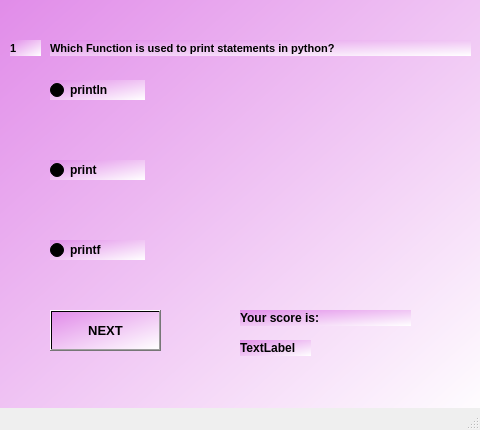
<?xml version="1.0" encoding="UTF-8"?>
<ui version="4.0">
 <class>MainWindow0</class>
 <widget class="QMainWindow" name="MainWindow0">
  <property name="geometry">
   <rect>
    <x>0</x>
    <y>0</y>
    <width>480</width>
    <height>430</height>
   </rect>
  </property>
  <property name="windowTitle">
   <string>MainWindow</string>
  </property>
  <widget class="QWidget" name="centralwidget">
   <widget class="QWidget" name="widget" native="true">
    <property name="geometry">
     <rect>
      <x>0</x>
      <y>0</y>
      <width>480</width>
      <height>430</height>
     </rect>
    </property>
    <property name="styleSheet">
     <string notr="true">background-color:qlineargradient(spread:pad, x1:0, y1:0, x2:1, y2:1, stop:0 rgba(225, 140, 233, 255), stop:1 rgba(255, 255, 255, 255))</string>
    </property>
    <widget class="QLabel" name="label">
     <property name="geometry">
      <rect>
       <x>10</x>
       <y>40</y>
       <width>31</width>
       <height>16</height>
      </rect>
     </property>
     <property name="font">
      <font>
       <pointsize>8</pointsize>
       <weight>75</weight>
       <bold>true</bold>
      </font>
     </property>
     <property name="text">
      <string>1</string>
     </property>
    </widget>
    <widget class="QLabel" name="label_2">
     <property name="geometry">
      <rect>
       <x>50</x>
       <y>40</y>
       <width>421</width>
       <height>16</height>
      </rect>
     </property>
     <property name="font">
      <font>
       <pointsize>8</pointsize>
       <weight>75</weight>
       <bold>true</bold>
      </font>
     </property>
     <property name="text">
      <string>Which Function is used to print statements in python?</string>
     </property>
    </widget>
    <widget class="QRadioButton" name="radioButton">
     <property name="geometry">
      <rect>
       <x>50</x>
       <y>80</y>
       <width>95</width>
       <height>20</height>
      </rect>
     </property>
     <property name="font">
      <font>
       <weight>75</weight>
       <bold>true</bold>
      </font>
     </property>
     <property name="text">
      <string>println</string>
     </property>
    </widget>
    <widget class="QRadioButton" name="radioButton_2">
     <property name="geometry">
      <rect>
       <x>50</x>
       <y>160</y>
       <width>95</width>
       <height>20</height>
      </rect>
     </property>
     <property name="font">
      <font>
       <weight>75</weight>
       <bold>true</bold>
      </font>
     </property>
     <property name="text">
      <string>print</string>
     </property>
    </widget>
    <widget class="QRadioButton" name="radioButton_3">
     <property name="geometry">
      <rect>
       <x>50</x>
       <y>240</y>
       <width>95</width>
       <height>20</height>
      </rect>
     </property>
     <property name="font">
      <font>
       <weight>75</weight>
       <bold>true</bold>
      </font>
     </property>
     <property name="text">
      <string>printf</string>
     </property>
    </widget>
    <widget class="QPushButton" name="NEXT">
     <property name="geometry">
      <rect>
       <x>50</x>
       <y>310</y>
       <width>111</width>
       <height>41</height>
      </rect>
     </property>
     <property name="font">
      <font>
       <pointsize>10</pointsize>
       <weight>75</weight>
       <bold>true</bold>
      </font>
     </property>
     <property name="text">
      <string>NEXT</string>
     </property>
    </widget>
    <widget class="QLabel" name="label_3">
     <property name="geometry">
      <rect>
       <x>240</x>
       <y>310</y>
       <width>171</width>
       <height>16</height>
      </rect>
     </property>
     <property name="font">
      <font>
       <weight>75</weight>
       <bold>true</bold>
      </font>
     </property>
     <property name="text">
      <string>Your score is:</string>
     </property>
    </widget>
    <widget class="QLabel" name="label_4">
     <property name="geometry">
      <rect>
       <x>240</x>
       <y>340</y>
       <width>71</width>
       <height>16</height>
      </rect>
     </property>
     <property name="font">
      <font>
       <weight>75</weight>
       <bold>true</bold>
      </font>
     </property>
     <property name="text">
      <string>TextLabel</string>
     </property>
    </widget>
   </widget>
  </widget>
  <widget class="QMenuBar" name="menubar">
   <property name="geometry">
    <rect>
     <x>0</x>
     <y>0</y>
     <width>480</width>
     <height>26</height>
    </rect>
   </property>
  </widget>
  <widget class="QStatusBar" name="statusbar"/>
 </widget>
 <resources/>
 <connections/>
</ui>
